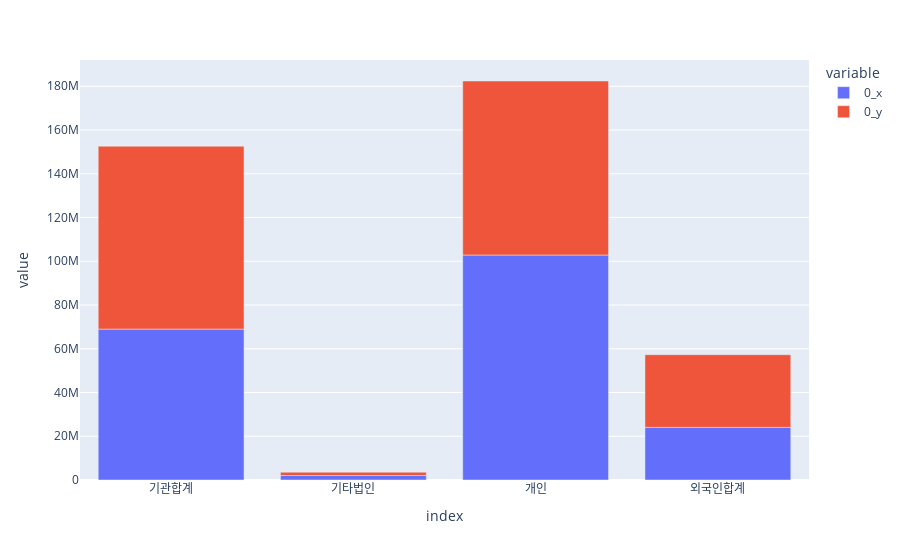

This figure's notebook cell:
### Code cell
import plotly.express as px
st.bar_chart(pd.merge(maesoo, maedo, how = 'inner', on = 'index'), x = 'index', y = ['0_x', '0_y']))

### Figure 1 — Plotly figure (JSON) as saved in the notebook; plotly's stock layout.template omitted (floating-point values rounded to 4 significant figures)
{"data": [{"alignmentgroup": "True", "hovertemplate": "variable=0_x<br>index=%{x}<br>value=%{y}<extra></extra>", "legendgroup": "0_x", "marker": {"color": "#636efa", "pattern": {"shape": ""}}, "name": "0_x", "offsetgroup": "0_x", "orientation": "v", "showlegend": true, "textposition": "auto", "type": "bar", "x": ["기관합계", "기타법인", "개인", "외국인합계"], "xaxis": "x", "y": [68998961, 2044871, 102852747, 24049024], "yaxis": "y"}, {"alignmentgroup": "True", "hovertemplate": "variable=0_y<br>index=%{x}<br>value=%{y}<extra></extra>", "legendgroup": "0_y", "marker": {"color": "#EF553B", "pattern": {"shape": ""}}, "name": "0_y", "offsetgroup": "0_y", "orientation": "v", "showlegend": true, "textposition": "auto", "type": "bar", "x": ["기관합계", "기타법인", "개인", "외국인합계"], "xaxis": "x", "y": [83614960, 1530304, 79567418, 33232921], "yaxis": "y"}], "layout": {"barmode": "relative", "legend": {"title": {"text": "variable"}, "tracegroupgap": 0}, "margin": {"t": 60}, "xaxis": {"anchor": "y", "domain": [0, 1], "title": {"text": "index"}}, "yaxis": {"anchor": "x", "domain": [0, 1], "title": {"text": "value"}}}}
